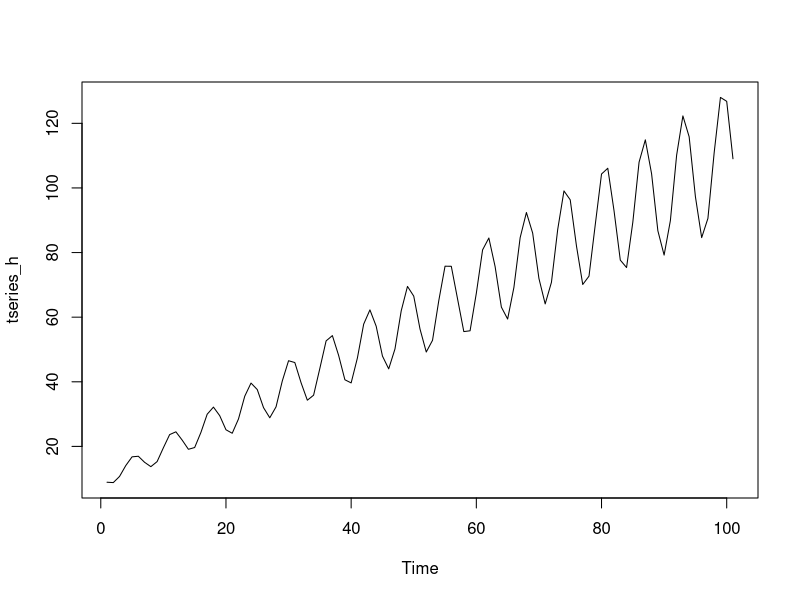

Generate this figure with R: (Note: this script raises an error after producing the figure.)
## Generate random time series ##
## Randomise seasonality, trend & lambda parameter ##
y <- 360
library(ggplot2)
trend <- ts(seq(from = 10, to = 110))
cycle <- ts(sin(trend)) * 0.2 * trend
tseries_h <- trend + cycle
plot.ts(tseries_h)

ts_generate <- function(yr, plot = FALSE){
  d <- 360 # days
  s <- round(runif(1)) # seasonality
  t <- round(runif(1)) # trend
  l <- runif(1,1,1000) # Monthly lambda
  c <- round(runif(1))
  s.l <- runif(1)*(l/30)
  t.l <- runif(1)*(l/30)
  y <- rpois(d*yr, l/30) + s*s.l*rep(sin(pi*seq(0,1,length.out = d)), yr) + (1-s)*s.l*rep(rep(round(1),d),yr)+ t*t.l*seq(1,d*yr)/30^2
  #if(c == 1){
  y <- y*round(runif(d*yr,0,1))  
  #}
  
  if(plot == TRUE){
    
    ym <- unname(tapply(y, (seq_along(y)-1) %/% 30, sum)) 
    l.n <- length(ym)
    
    months <- c("Jan", "Feb", "Mar", "Apr", "May","Jun","Jul","Aug","Sep","Oct", "Nov","Dec")
    title <- sprintf("l = %#.2f, s = %#.2f and t = %#.2f", round(l,2), round(s*s.l,2), round(t*t.l,2))
    #print(title)
    df_plot <- data.frame(Y = ym, Time = seq(1,l.n), Months = rep(months,yr), Year = seq(1,yr), Labels = rep("Simulation", l.n))
    fill <- c(rep("Train", (yr-1)*12),rep("Test", 12))
    df_plot$Labels <- fill
    plot <- ggplot() +
      geom_bar(data = df_plot, aes(Time, Y , fill = Labels),width=.5, stat="identity", position="dodge") +
      theme_ipsum() +
      labs(title = title)
    print(plot)
  }
  return(y)
}
## One output for the ts_generate()
y.test <- ts_generate(4, plot = TRUE)

## Many outsput for ts_generate()
o.test <- sapply(rep(4,1000), FUN = ts_generate)
o.test <- sapply(rep(4,1000), FUN = random_ts)

to_month <- function(y){
  return( unname(tapply(y, (seq_along(y)-1) %/% 30, sum)))
}

to_days <- function(y, ndays = 30){
  return(y[rep(seq_along(y), each = ndays)]/ndays)
}

om.test <- apply(o.test, MARGIN = 2, FUN = to_month)
dim(om.test)
split <- c(1:(48-12))
train <- om.test[split,]
test <- om.test[-split,]
## Predict Demand

predict_demand <- function(y, h = 12){
  fit <- auto.arima(y)
  f <- forecast::forecast(fit, h = h)
  f_v <- f$mean
  f_sigma2 <- f$model$sigma2
  return(list(pred = f_v, sigma2 = f_sigma2, fit = fit))
}

##
train1 <- train[,1]
test1 <- test[,1]
test_d <- to_days(test1)
pd <- apply(train, 2, FUN = predict_demand)
length(pd)

pd[[1]]

check <- function(object){
  if(exists(object) == TRUE){
    return(TRUE)
  }
  else{
    return(FALSE)
  }
}
check("df")


start_time <- Sys.time()
output <- sim(4,1000,rerun = TRUE)
end_time <- Sys.time()
## Calc service sevel

output$Actual

calc_servicelevel <- function(demand_a,demand_p, ss, lt, of){
  n <- length(demand_a)
  st <- sum(demand_p[1:lt]) # Initalize starting stock
  df <- gen_demand_data(demand_a, demand_p, ss,st, lt, of)
  
  output <- demand(df,2, n, ss, lt, of)
  output$ss_ratio <- sapply(output$est_stock, FUN = function(x){ss_ratio(ss = ss,st = x)})
  
  sl <- sapply(output$est_stock, FUN = function(x){if(x > 0) return(1) else return(0)})
  output$sl <- sl
  ss.r <- sapply(output$est_stock, FUN = function(x){ss_ratio(ss, st)})
  #return(output)
  return(list(ServiceLevel = mean(sl), SS_r = mean(ss.r)))
}
calc_safetystock <- function(cf, lt, of, sigma2){
  #cf <- c(0,0.2,0.4,0.6,0.8,0.9,0.99)
  alpha <- 1-cf
  z_score <- 1-alpha/2
  
  # Initalize saftey stock
  
  ss <- sqrt(sigma2)*qnorm(z_score)*sqrt(of+lt)
  return(ss)
}
##
pred <- pd[[1]]$pred %>% to_days
act <-  test[,1] %>% to_days

xx <- seq(1,length(pd))



## function that runs a simulation and uses the values as global values 

sim <- function(years,N = 1000, rerun = FALSE){
  # If global variables exist then we should not simulate again.
  
  if( exists("SIM") == FALSE && rerun == FALSE) {
    s.df <- sapply(rep(years,N), FUN = random_ts)
    sim.df <- apply(s.df, MARGIN = 2, FUN = to_month)
    #dim(om.test)
    # split 
    s1 <- 12*years
    s2 <- 12*(years - 1)
    split <- c(1:(s1-s2))
    train <- sim.df[split,]
    test <- sim.df[-split,]
    # Calculate predictions
    sim.pred <- apply(train, 2, FUN = predict_demand)
    SIM <<- list(Original = sim.df, Actual = test, Predicted = sim.pred)
  }
  return(SIM)
}
SIM <- sim(4, N = 1000 , rerun = FALSE)

train <- SIM$Actual
pd <- SIM$Predicted
xx <- SIM(pd)

lt <- 7
of <- 7
cf <- 0.5
to_days(train[,3])
to_days(pd[[1]]$pred)
calc <- lapply(xx, FUN = function(x){calc_servicelevel(demand_a = to_days(train[,x]),
                                                       demand_p = to_days(pd[[x]]$pred), 
                                                       ss = calc_safetystock( cf = cf, 
                                                                              lt = lt, 
                                                                              of = of,
                                                                              sigma2 = pd[[x]]$sigma2/30^2), 
                                                       lt = lt, 
                                                       of = lt)
  })
run_sim <- function(years, cf, lt, of, N = 1000, rerun = FALSE ){
  output <- sim(years, N, rerun)
  train <- output$Actual
  pd <- output$Predicted
  xx <- length(pd)
  
  calc <- lapply(xx, FUN = function(x){calc_servicelevel(demand_a = to_days(train[,x]),
                                                        demand_p = to_days(pd[[x]]$pred), 
                                                        ss = calc_safetystock( cf = cf, 
                                                                               lt = lt, 
                                                                               of = of,
                                                                               sigma2 = pd[[x]]$sigma2/30^2), 
                                                        lt = lt, 
                                                        of = lt)
  })
  res <- as.data.frame(do.call(rbind, calc))
  return(res)
}
try_run <- run_sim(4,0.6, 7,7,1000)

cac[[1]]$ServiceLevel

lapply(xx, FUN = function(x){mean(cac[[x]])})
# Check the output.
res <- as.data.frame(do.call(rbind, cac))
colMeans(res)
hist(unlist(res$ServiceLevel))
res
mean(unlist(res$ServiceLevel))



## -------------------------------------------------------------------------------- ##
## Make a function that will test a few forecast methods and select the best one.
## -------------------------------------------------------------------------------- ##




check_forecast <- function(y, h){
  yy <- ts(y[y > 0])
  # Normal auto.arima
  y_arima <- auto.arima(y)
  # Exponential SMoothing
  y_ses <- ses(y, h = 12)
  #y_ses$model$aic  
  lambda <- BoxCox.lambda(yy)
  y_BC <- BoxCox(yy, lambda)
  BoxCox.arima <- auto.arima(y_BC)  
  ## y_crost <- croston(yy)
}

y <- train[,501]
y_crost <- croston(y)
y_arima$aic
plot(y_crost)
summary(forecast(y_crost))

y_arima <- auto.arima(y)
y_ses <- ses(y, h = 12, alpha = 0.2)

## Exponential smoothing
y_ses$model$aic

f_arima <- forecast::forecast(y_arima)

f_arima$model$aic

summary(f_arima)
f_crost
summary(f_crost)
f_crost <- forecast::forecast(y_crost)
plot(f_arima)
plot(f_crost)
lambda <- BoxCox.lambda(y[y > 0])
lambda
y_BC <- BoxCox(y, lambda)
y_BC
plot(ts(y_BC))
